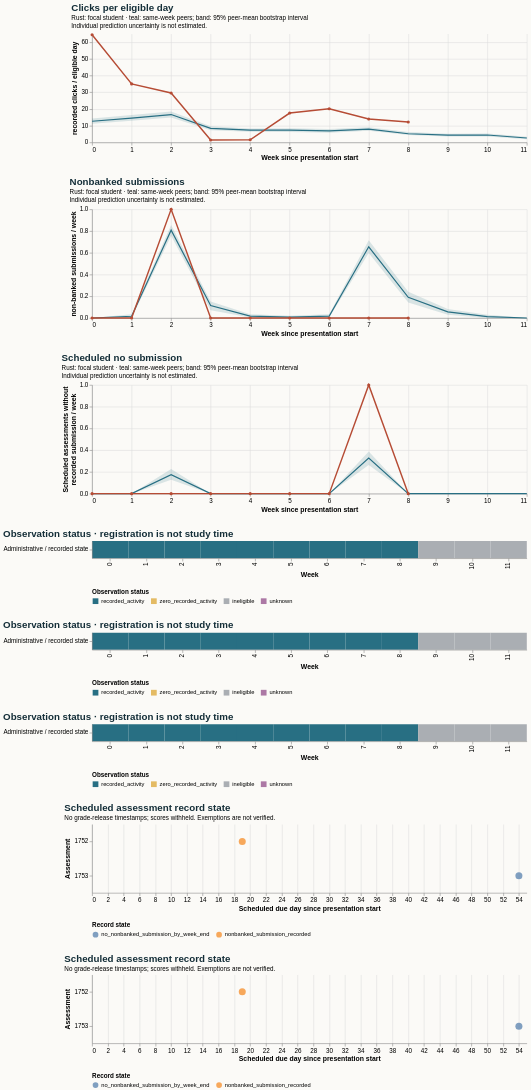

Vega-Lite specification stored for this chart:
### Vega-Lite specification from a JSON file in a GitHub repository (floating-point values rounded to 4 significant figures)
{"$schema": "https://vega.github.io/schema/vega-lite/v5.20.1.json", "config": {"axis": {"labelFontSize": 11, "titleFontSize": 12}, "background": "#fbfaf7", "font": "sans-serif", "title": {"anchor": "start", "color": "#142e38", "fontSize": 17, "subtitleFontSize": 11}, "view": {"continuousHeight": 300, "continuousWidth": 300, "stroke": null}}, "datasets": {"data-51bd829cef93009a2b695a0a21c7cf5f": [{"eligible_days": 7.0, "end_day": 6, "logging_completeness": "unknown", "observation_status": "recorded_activity", "row": "Administrative / recorded state", "score_status": "withheld_release_time_unknown", "start_day": 0, "value": 0.0, "week": 0}, {"eligible_days": 7.0, "end_day": 13, "logging_completeness": "unknown", "observation_status": "recorded_activity", "row": "Administrative / recorded state", "score_status": "withheld_release_time_unknown", "start_day": 7, "value": 0.0, "week": 1}, {"eligible_days": 7.0, "end_day": 20, "logging_completeness": "unknown", "observation_status": "recorded_activity", "row": "Administrative / recorded state", "score_status": "withheld_release_time_unknown", "start_day": 14, "value": 1.0, "week": 2}, {"eligible_days": 7.0, "end_day": 27, "logging_completeness": "unknown", "observation_status": "recorded_activity", "row": "Administrative / recorded state", "score_status": "withheld_release_time_unknown", "start_day": 21, "value": 0.0, "week": 3}, {"eligible_days": 7.0, "end_day": 34, "logging_completeness": "unknown", "observation_status": "recorded_activity", "row": "Administrative / recorded state", "score_status": "withheld_release_time_unknown", "start_day": 28, "value": 0.0, "week": 4}, {"eligible_days": 7.0, "end_day": 41, "logging_completeness": "unknown", "observation_status": "recorded_activity", "row": "Administrative / recorded state", "score_status": "withheld_release_time_unknown", "start_day": 35, "value": 0.0, "week": 5}, {"eligible_days": 7.0, "end_day": 48, "logging_completeness": "unknown", "observation_status": "recorded_activity", "row": "Administrative / recorded state", "score_status": "withheld_release_time_unknown", "start_day": 42, "value": 0.0, "week": 6}, {"eligible_days": 7.0, "end_day": 55, "logging_completeness": "unknown", "observation_status": "recorded_activity", "row": "Administrative / recorded state", "score_status": "withheld_release_time_unknown", "start_day": 49, "value": 0.0, "week": 7}, {"eligible_days": 4.0, "end_day": 62, "logging_completeness": "unknown", "observation_status": "recorded_activity", "row": "Administrative / recorded state", "score_status": "withheld_release_time_unknown", "start_day": 56, "value": 0.0, "week": 8}, {"eligible_days": 0.0, "end_day": 69, "logging_completeness": "unknown", "observation_status": "ineligible", "row": "Administrative / recorded state", "score_status": "withheld_release_time_unknown", "start_day": 63, "value": null, "week": 9}, {"eligible_days": 0.0, "end_day": 76, "logging_completeness": "unknown", "observation_status": "ineligible", "row": "Administrative / recorded state", "score_status": "withheld_release_time_unknown", "start_day": 70, "value": null, "week": 10}, {"eligible_days": 0.0, "end_day": 83, "logging_completeness": "unknown", "observation_status": "ineligible", "row": "Administrative / recorded state", "score_status": "withheld_release_time_unknown", "start_day": 77, "value": null, "week": 11}], "data-8258d96924db92cea118a1c69bf1829a": [{"as_of_day": 20, "assessment_id": 1752, "course": "AAA_2013J", "due_day": 19, "person_id": 188278, "score_status": "withheld_release_time_unknown", "state": "nonbanked_submission_recorded", "week": 2}, {"as_of_day": 55, "assessment_id": 1753, "course": "AAA_2013J", "due_day": 54, "person_id": 188278, "score_status": "withheld_release_time_unknown", "state": "no_nonbanked_submission_by_week_end", "week": 7}], "data-a1278178c6e7377f7285ae004ed5f951": [{"eligible_days": 7.0, "end_day": 6, "logging_completeness": "unknown", "observation_status": "recorded_activity", "row": "Administrative / recorded state", "score_status": "withheld_release_time_unknown", "start_day": 0, "value": 64.43, "week": 0}, {"eligible_days": 7.0, "end_day": 13, "logging_completeness": "unknown", "observation_status": "recorded_activity", "row": "Administrative / recorded state", "score_status": "withheld_release_time_unknown", "start_day": 7, "value": 35.0, "week": 1}, {"eligible_days": 7.0, "end_day": 20, "logging_completeness": "unknown", "observation_status": "recorded_activity", "row": "Administrative / recorded state", "score_status": "withheld_release_time_unknown", "start_day": 14, "value": 29.57, "week": 2}, {"eligible_days": 7.0, "end_day": 27, "logging_completeness": "unknown", "observation_status": "recorded_activity", "row": "Administrative / recorded state", "score_status": "withheld_release_time_unknown", "start_day": 21, "value": 1.429, "week": 3}, {"eligible_days": 7.0, "end_day": 34, "logging_completeness": "unknown", "observation_status": "recorded_activity", "row": "Administrative / recorded state", "score_status": "withheld_release_time_unknown", "start_day": 28, "value": 1.571, "week": 4}, {"eligible_days": 7.0, "end_day": 41, "logging_completeness": "unknown", "observation_status": "recorded_activity", "row": "Administrative / recorded state", "score_status": "withheld_release_time_unknown", "start_day": 35, "value": 17.57, "week": 5}, {"eligible_days": 7.0, "end_day": 48, "logging_completeness": "unknown", "observation_status": "recorded_activity", "row": "Administrative / recorded state", "score_status": "withheld_release_time_unknown", "start_day": 42, "value": 20.14, "week": 6}, {"eligible_days": 7.0, "end_day": 55, "logging_completeness": "unknown", "observation_status": "recorded_activity", "row": "Administrative / recorded state", "score_status": "withheld_release_time_unknown", "start_day": 49, "value": 14.0, "week": 7}, {"eligible_days": 4.0, "end_day": 62, "logging_completeness": "unknown", "observation_status": "recorded_activity", "row": "Administrative / recorded state", "score_status": "withheld_release_time_unknown", "start_day": 56, "value": 12.25, "week": 8}, {"eligible_days": 0.0, "end_day": 69, "logging_completeness": "unknown", "observation_status": "ineligible", "row": "Administrative / recorded state", "score_status": "withheld_release_time_unknown", "start_day": 63, "value": null, "week": 9}, {"eligible_days": 0.0, "end_day": 76, "logging_completeness": "unknown", "observation_status": "ineligible", "row": "Administrative / recorded state", "score_status": "withheld_release_time_unknown", "start_day": 70, "value": null, "week": 10}, {"eligible_days": 0.0, "end_day": 83, "logging_completeness": "unknown", "observation_status": "ineligible", "row": "Administrative / recorded state", "score_status": "withheld_release_time_unknown", "start_day": 77, "value": null, "week": 11}], "data-a809b4363a535887f0d9ac3fa359592e": [{"eligible_days": 7.0, "end_day": 6, "logging_completeness": "unknown", "observation_status": "recorded_activity", "row": "Administrative / recorded state", "score_status": "withheld_release_time_unknown", "start_day": 0, "value": 0.0, "week": 0}, {"eligible_days": 7.0, "end_day": 13, "logging_completeness": "unknown", "observation_status": "recorded_activity", "row": "Administrative / recorded state", "score_status": "withheld_release_time_unknown", "start_day": 7, "value": 0.0, "week": 1}, {"eligible_days": 7.0, "end_day": 20, "logging_completeness": "unknown", "observation_status": "recorded_activity", "row": "Administrative / recorded state", "score_status": "withheld_release_time_unknown", "start_day": 14, "value": 0.0, "week": 2}, {"eligible_days": 7.0, "end_day": 27, "logging_completeness": "unknown", "observation_status": "recorded_activity", "row": "Administrative / recorded state", "score_status": "withheld_release_time_unknown", "start_day": 21, "value": 0.0, "week": 3}, {"eligible_days": 7.0, "end_day": 34, "logging_completeness": "unknown", "observation_status": "recorded_activity", "row": "Administrative / recorded state", "score_status": "withheld_release_time_unknown", "start_day": 28, "value": 0.0, "week": 4}, {"eligible_days": 7.0, "end_day": 41, "logging_completeness": "unknown", "observation_status": "recorded_activity", "row": "Administrative / recorded state", "score_status": "withheld_release_time_unknown", "start_day": 35, "value": 0.0, "week": 5}, {"eligible_days": 7.0, "end_day": 48, "logging_completeness": "unknown", "observation_status": "recorded_activity", "row": "Administrative / recorded state", "score_status": "withheld_release_time_unknown", "start_day": 42, "value": 0.0, "week": 6}, {"eligible_days": 7.0, "end_day": 55, "logging_completeness": "unknown", "observation_status": "recorded_activity", "row": "Administrative / recorded state", "score_status": "withheld_release_time_unknown", "start_day": 49, "value": 1.0, "week": 7}, {"eligible_days": 4.0, "end_day": 62, "logging_completeness": "unknown", "observation_status": "recorded_activity", "row": "Administrative / recorded state", "score_status": "withheld_release_time_unknown", "start_day": 56, "value": 0.0, "week": 8}, {"eligible_days": 0.0, "end_day": 69, "logging_completeness": "unknown", "observation_status": "ineligible", "row": "Administrative / recorded state", "score_status": "withheld_release_time_unknown", "start_day": 63, "value": null, "week": 9}, {"eligible_days": 0.0, "end_day": 76, "logging_completeness": "unknown", "observation_status": "ineligible", "row": "Administrative / recorded state", "score_status": "withheld_release_time_unknown", "start_day": 70, "value": null, "week": 10}, {"eligible_days": 0.0, "end_day": 83, "logging_completeness": "unknown", "observation_status": "ineligible", "row": "Administrative / recorded state", "score_status": "withheld_release_time_unknown", "start_day": 77, "value": null, "week": 11}], "data-bd7f3f70b612560f3344f433c7152f4c": [{"end_day": 6, "focal_value": 0.0, "peer_ci_high": 0.0, "peer_ci_low": 0.0, "peer_mean": 0.0, "peer_observations": 237, "peer_people": 237, "reference": "course", "unit": "scheduled assessments without recorded submission / week", "week": 0}, {"end_day": 13, "focal_value": 0.0, "peer_ci_high": 0.0, "peer_ci_low": 0.0, "peer_mean": 0.0, "peer_observations": 237, "peer_people": 237, "reference": "course", "unit": "scheduled assessments without recorded submission / week", "week": 1}, {"end_day": 20, "focal_value": 0.0, "peer_ci_high": 0.2278, "peer_ci_low": 0.1277, "peer_mean": 0.1745, "peer_observations": 235, "peer_people": 235, "reference": "course", "unit": "scheduled assessments without recorded submission / week", "week": 2}, {"end_day": 27, "focal_value": 0.0, "peer_ci_high": 0.0, "peer_ci_low": 0.0, "peer_mean": 0.0, "peer_observations": 235, "peer_people": 235, "reference": "course", "unit": "scheduled assessments without recorded submission / week", "week": 3}, {"end_day": 34, "focal_value": 0.0, "peer_ci_high": 0.0, "peer_ci_low": 0.0, "peer_mean": 0.0, "peer_observations": 233, "peer_people": 233, "reference": "course", "unit": "scheduled assessments without recorded submission / week", "week": 4}, {"end_day": 41, "focal_value": 0.0, "peer_ci_high": 0.0, "peer_ci_low": 0.0, "peer_mean": 0.0, "peer_observations": 232, "peer_people": 232, "reference": "course", "unit": "scheduled assessments without recorded submission / week", "week": 5}, {"end_day": 48, "focal_value": 0.0, "peer_ci_high": 0.0, "peer_ci_low": 0.0, "peer_mean": 0.0, "peer_observations": 232, "peer_people": 232, "reference": "course", "unit": "scheduled assessments without recorded submission / week", "week": 6}, {"end_day": 55, "focal_value": 1.0, "peer_ci_high": 0.3879, "peer_ci_low": 0.2629, "peer_mean": 0.3276, "peer_observations": 232, "peer_people": 232, "reference": "course", "unit": "scheduled assessments without recorded submission / week", "week": 7}, {"end_day": 62, "focal_value": 0.0, "peer_ci_high": 0.0, "peer_ci_low": 0.0, "peer_mean": 0.0, "peer_observations": 231, "peer_people": 231, "reference": "course", "unit": "scheduled assessments without recorded submission / week", "week": 8}, {"end_day": 69, "focal_value": null, "peer_ci_high": 0.0, "peer_ci_low": 0.0, "peer_mean": 0.0, "peer_observations": 230, "peer_people": 230, "reference": "course", "unit": "scheduled assessments without recorded submission / week", "week": 9}, {"end_day": 76, "focal_value": null, "peer_ci_high": 0.0, "peer_ci_low": 0.0, "peer_mean": 0.0, "peer_observations": 229, "peer_people": 229, "reference": "course", "unit": "scheduled assessments without recorded submission / week", "week": 10}, {"end_day": 83, "focal_value": null, "peer_ci_high": 0.0, "peer_ci_low": 0.0, "peer_mean": 0.0, "peer_observations": 227, "peer_people": 227, "reference": "course", "unit": "scheduled assessments without recorded submission / week", "week": 11}], "data-d15f670047dfd44edb9b0b522d6286df": [{"end_day": 6, "focal_value": 64.43, "peer_ci_high": 14.28, "peer_ci_low": 11.17, "peer_mean": 12.69, "peer_observations": 237, "peer_people": 237, "reference": "course", "unit": "recorded clicks / eligible day", "week": 0}, {"end_day": 13, "focal_value": 35.0, "peer_ci_high": 16.44, "peer_ci_low": 12.91, "peer_mean": 14.52, "peer_observations": 237, "peer_people": 237, "reference": "course", "unit": "recorded clicks / eligible day", "week": 1}, {"end_day": 20, "focal_value": 29.57, "peer_ci_high": 18.5, "peer_ci_low": 14.94, "peer_mean": 16.66, "peer_observations": 235, "peer_people": 235, "reference": "course", "unit": "recorded clicks / eligible day", "week": 2}, {"end_day": 27, "focal_value": 1.429, "peer_ci_high": 9.631, "peer_ci_low": 7.318, "peer_mean": 8.392, "peer_observations": 235, "peer_people": 235, "reference": "course", "unit": "recorded clicks / eligible day", "week": 3}, {"end_day": 34, "focal_value": 1.571, "peer_ci_high": 8.384, "peer_ci_low": 6.344, "peer_mean": 7.32, "peer_observations": 233, "peer_people": 233, "reference": "course", "unit": "recorded clicks / eligible day", "week": 4}, {"end_day": 41, "focal_value": 17.57, "peer_ci_high": 8.472, "peer_ci_low": 6.17, "peer_mean": 7.327, "peer_observations": 232, "peer_people": 232, "reference": "course", "unit": "recorded clicks / eligible day", "week": 5}, {"end_day": 48, "focal_value": 20.14, "peer_ci_high": 7.961, "peer_ci_low": 5.863, "peer_mean": 6.876, "peer_observations": 232, "peer_people": 232, "reference": "course", "unit": "recorded clicks / eligible day", "week": 6}, {"end_day": 55, "focal_value": 14.0, "peer_ci_high": 9.078, "peer_ci_low": 7.01, "peer_mean": 7.954, "peer_observations": 232, "peer_people": 232, "reference": "course", "unit": "recorded clicks / eligible day", "week": 7}, {"end_day": 62, "focal_value": 12.25, "peer_ci_high": 6.2, "peer_ci_low": 4.421, "peer_mean": 5.221, "peer_observations": 231, "peer_people": 231, "reference": "course", "unit": "recorded clicks / eligible day", "week": 8}, {"end_day": 69, "focal_value": null, "peer_ci_high": 5.25, "peer_ci_low": 3.596, "peer_mean": 4.344, "peer_observations": 230, "peer_people": 230, "reference": "course", "unit": "recorded clicks / eligible day", "week": 9}, {"end_day": 76, "focal_value": null, "peer_ci_high": 5.411, "peer_ci_low": 3.496, "peer_mean": 4.438, "peer_observations": 229, "peer_people": 229, "reference": "course", "unit": "recorded clicks / eligible day", "week": 10}, {"end_day": 83, "focal_value": null, "peer_ci_high": 3.325, "peer_ci_low": 1.968, "peer_mean": 2.636, "peer_observations": 227, "peer_people": 227, "reference": "course", "unit": "recorded clicks / eligible day", "week": 11}], "data-e2f0eb28c5cb725ec03a5f7950dc50bb": [{"end_day": 6, "focal_value": 0.0, "peer_ci_high": 0.0, "peer_ci_low": 0.0, "peer_mean": 0.0, "peer_observations": 237, "peer_people": 237, "reference": "course", "unit": "non-banked submissions / week", "week": 0}, {"end_day": 13, "focal_value": 0.0, "peer_ci_high": 0.03376, "peer_ci_low": 0.0, "peer_mean": 0.01688, "peer_observations": 237, "peer_people": 237, "reference": "course", "unit": "non-banked submissions / week", "week": 1}, {"end_day": 20, "focal_value": 1.0, "peer_ci_high": 0.8553, "peer_ci_low": 0.7574, "peer_mean": 0.8085, "peer_observations": 235, "peer_people": 235, "reference": "course", "unit": "non-banked submissions / week", "week": 2}, {"end_day": 27, "focal_value": 0.0, "peer_ci_high": 0.1532, "peer_ci_low": 0.07234, "peer_mean": 0.1149, "peer_observations": 235, "peer_people": 235, "reference": "course", "unit": "non-banked submissions / week", "week": 3}, {"end_day": 34, "focal_value": 0.0, "peer_ci_high": 0.03433, "peer_ci_low": 0.004292, "peer_mean": 0.01717, "peer_observations": 233, "peer_people": 233, "reference": "course", "unit": "non-banked submissions / week", "week": 4}, {"end_day": 41, "focal_value": 0.0, "peer_ci_high": 0.02155, "peer_ci_low": 0.0, "peer_mean": 0.008621, "peer_observations": 232, "peer_people": 232, "reference": "course", "unit": "non-banked submissions / week", "week": 5}, {"end_day": 48, "focal_value": 0.0, "peer_ci_high": 0.03448, "peer_ci_low": 0.00431, "peer_mean": 0.01724, "peer_observations": 232, "peer_people": 232, "reference": "course", "unit": "non-banked submissions / week", "week": 6}, {"end_day": 55, "focal_value": 0.0, "peer_ci_high": 0.7155, "peer_ci_low": 0.5991, "peer_mean": 0.6552, "peer_observations": 232, "peer_people": 232, "reference": "course", "unit": "non-banked submissions / week", "week": 7}, {"end_day": 62, "focal_value": 0.0, "peer_ci_high": 0.2424, "peer_ci_low": 0.1429, "peer_mean": 0.1905, "peer_observations": 231, "peer_people": 231, "reference": "course", "unit": "non-banked submissions / week", "week": 8}, {"end_day": 69, "focal_value": null, "peer_ci_high": 0.08261, "peer_ci_low": 0.03043, "peer_mean": 0.05652, "peer_observations": 230, "peer_people": 230, "reference": "course", "unit": "non-banked submissions / week", "week": 9}, {"end_day": 76, "focal_value": null, "peer_ci_high": 0.03057, "peer_ci_low": 0.0, "peer_mean": 0.0131, "peer_observations": 229, "peer_people": 229, "reference": "course", "unit": "non-banked submissions / week", "week": 10}, {"end_day": 83, "focal_value": null, "peer_ci_high": 0.0, "peer_ci_low": 0.0, "peer_mean": 0.0, "peer_observations": 227, "peer_people": 227, "reference": "course", "unit": "non-banked submissions / week", "week": 11}]}, "resolve": {"scale": {"color": "independent"}}, "spacing": 28, "vconcat": [{"data": {"name": "data-d15f670047dfd44edb9b0b522d6286df"}, "height": 190, "layer": [{"encoding": {"x": {"axis": {"tickMinStep": 1}, "field": "week", "title": "Week since presentation start", "type": "quantitative"}, "y": {"field": "peer_ci_low", "scale": {"zero": true}, "title": "recorded clicks / eligible day", "type": "quantitative"}, "y2": {"field": "peer_ci_high"}}, "mark": {"color": "#286f83", "opacity": 0.16, "type": "area"}}, {"encoding": {"tooltip": [{"field": "week", "type": "quantitative"}, {"field": "peer_mean", "type": "quantitative"}, {"field": "peer_people", "type": "quantitative"}, {"field": "peer_observations", "type": "quantitative"}], "x": {"field": "week", "type": "quantitative"}, "y": {"field": "peer_mean", "type": "quantitative"}}, "mark": {"color": "#286f83", "strokeWidth": 2, "type": "line"}}, {"encoding": {"tooltip": [{"field": "week", "type": "quantitative"}, {"field": "focal_value", "type": "quantitative"}], "x": {"field": "week", "type": "quantitative"}, "y": {"field": "focal_value", "type": "quantitative"}}, "mark": {"color": "#b64c35", "point": {"color": "#b64c35"}, "strokeWidth": 2.5, "type": "line"}}], "title": {"subtitle": ["Rust: focal student · teal: same-week peers; band: 95% peer-mean bootstrap interval", "Individual prediction uncertainty is not estimated."], "text": "Clicks per eligible day"}, "width": 760}, {"data": {"name": "data-e2f0eb28c5cb725ec03a5f7950dc50bb"}, "height": 190, "layer": [{"encoding": {"x": {"axis": {"tickMinStep": 1}, "field": "week", "title": "Week since presentation start", "type": "quantitative"}, "y": {"field": "peer_ci_low", "scale": {"zero": true}, "title": "non-banked submissions / week", "type": "quantitative"}, "y2": {"field": "peer_ci_high"}}, "mark": {"color": "#286f83", "opacity": 0.16, "type": "area"}}, {"encoding": {"tooltip": [{"field": "week", "type": "quantitative"}, {"field": "peer_mean", "type": "quantitative"}, {"field": "peer_people", "type": "quantitative"}, {"field": "peer_observations", "type": "quantitative"}], "x": {"field": "week", "type": "quantitative"}, "y": {"field": "peer_mean", "type": "quantitative"}}, "mark": {"color": "#286f83", "strokeWidth": 2, "type": "line"}}, {"encoding": {"tooltip": [{"field": "week", "type": "quantitative"}, {"field": "focal_value", "type": "quantitative"}], "x": {"field": "week", "type": "quantitative"}, "y": {"field": "focal_value", "type": "quantitative"}}, "mark": {"color": "#b64c35", "point": {"color": "#b64c35"}, "strokeWidth": 2.5, "type": "line"}}], "title": {"subtitle": ["Rust: focal student · teal: same-week peers; band: 95% peer-mean bootstrap interval", "Individual prediction uncertainty is not estimated."], "text": "Nonbanked submissions"}, "width": 760}, {"data": {"name": "data-bd7f3f70b612560f3344f433c7152f4c"}, "height": 190, "layer": [{"encoding": {"x": {"axis": {"tickMinStep": 1}, "field": "week", "title": "Week since presentation start", "type": "quantitative"}, "y": {"field": "peer_ci_low", "scale": {"zero": true}, "title": ["Scheduled assessments without", "recorded submission / week"], "type": "quantitative"}, "y2": {"field": "peer_ci_high"}}, "mark": {"color": "#286f83", "opacity": 0.16, "type": "area"}}, {"encoding": {"tooltip": [{"field": "week", "type": "quantitative"}, {"field": "peer_mean", "type": "quantitative"}, {"field": "peer_people", "type": "quantitative"}, {"field": "peer_observations", "type": "quantitative"}], "x": {"field": "week", "type": "quantitative"}, "y": {"field": "peer_mean", "type": "quantitative"}}, "mark": {"color": "#286f83", "strokeWidth": 2, "type": "line"}}, {"encoding": {"tooltip": [{"field": "week", "type": "quantitative"}, {"field": "focal_value", "type": "quantitative"}], "x": {"field": "week", "type": "quantitative"}, "y": {"field": "focal_value", "type": "quantitative"}}, "mark": {"color": "#b64c35", "point": {"color": "#b64c35"}, "strokeWidth": 2.5, "type": "line"}}], "title": {"subtitle": ["Rust: focal student · teal: same-week peers; band: 95% peer-mean bootstrap interval", "Individual prediction uncertainty is not estimated."], "text": "Scheduled no submission"}, "width": 760}, {"data": {"name": "data-a1278178c6e7377f7285ae004ed5f951"}, "encoding": {"color": {"field": "observation_status", "legend": {"labelLimit": 260, "orient": "bottom"}, "scale": {"domain": ["recorded_activity", "zero_recorded_activity", "ineligible", "unknown"], "range": ["#286f83", "#e4bb64", "#aaaeb3", "#ac78a5"]}, "title": "Observation status", "type": "nominal"}, "tooltip": [{"field": "week", "type": "quantitative"}, {"field": "eligible_days", "type": "quantitative"}, {"field": "observation_status", "type": "nominal"}, {"field": "logging_completeness", "type": "nominal"}], "x": {"field": "week", "title": "Week", "type": "ordinal"}, "y": {"field": "row", "title": null, "type": "nominal"}}, "height": 30, "mark": {"type": "rect"}, "title": "Observation status · registration is not study time", "width": 760}, {"data": {"name": "data-51bd829cef93009a2b695a0a21c7cf5f"}, "encoding": {"color": {"field": "observation_status", "legend": {"labelLimit": 260, "orient": "bottom"}, "scale": {"domain": ["recorded_activity", "zero_recorded_activity", "ineligible", "unknown"], "range": ["#286f83", "#e4bb64", "#aaaeb3", "#ac78a5"]}, "title": "Observation status", "type": "nominal"}, "tooltip": [{"field": "week", "type": "quantitative"}, {"field": "eligible_days", "type": "quantitative"}, {"field": "observation_status", "type": "nominal"}, {"field": "logging_completeness", "type": "nominal"}], "x": {"field": "week", "title": "Week", "type": "ordinal"}, "y": {"field": "row", "title": null, "type": "nominal"}}, "height": 30, "mark": {"type": "rect"}, "title": "Observation status · registration is not study time", "width": 760}, {"data": {"name": "data-a809b4363a535887f0d9ac3fa359592e"}, "encoding": {"color": {"field": "observation_status", "legend": {"labelLimit": 260, "orient": "bottom"}, "scale": {"domain": ["recorded_activity", "zero_recorded_activity", "ineligible", "unknown"], "range": ["#286f83", "#e4bb64", "#aaaeb3", "#ac78a5"]}, "title": "Observation status", "type": "nominal"}, "tooltip": [{"field": "week", "type": "quantitative"}, {"field": "eligible_days", "type": "quantitative"}, {"field": "observation_status", "type": "nominal"}, {"field": "logging_completeness", "type": "nominal"}], "x": {"field": "week", "title": "Week", "type": "ordinal"}, "y": {"field": "row", "title": null, "type": "nominal"}}, "height": 30, "mark": {"type": "rect"}, "title": "Observation status · registration is not study time", "width": 760}, {"data": {"name": "data-8258d96924db92cea118a1c69bf1829a"}, "encoding": {"color": {"field": "state", "legend": {"labelLimit": 400, "orient": "bottom"}, "title": "Record state", "type": "nominal"}, "tooltip": [{"field": "assessment_id", "type": "quantitative"}, {"field": "due_day", "type": "quantitative"}, {"field": "as_of_day", "type": "quantitative"}, {"field": "state", "type": "nominal"}, {"field": "score_status", "type": "nominal"}], "x": {"field": "due_day", "title": "Scheduled due day since presentation start", "type": "quantitative"}, "y": {"field": "assessment_id", "title": "Assessment", "type": "nominal"}}, "height": 120, "mark": {"filled": true, "size": 150, "type": "point"}, "title": {"subtitle": "No grade-release timestamps; scores withheld. Exemptions are not verified.", "text": "Scheduled assessment record state"}, "width": 760}, {"data": {"name": "data-8258d96924db92cea118a1c69bf1829a"}, "encoding": {"color": {"field": "state", "legend": {"labelLimit": 400, "orient": "bottom"}, "title": "Record state", "type": "nominal"}, "tooltip": [{"field": "assessment_id", "type": "quantitative"}, {"field": "due_day", "type": "quantitative"}, {"field": "as_of_day", "type": "quantitative"}, {"field": "state", "type": "nominal"}, {"field": "score_status", "type": "nominal"}], "x": {"field": "due_day", "title": "Scheduled due day since presentation start", "type": "quantitative"}, "y": {"field": "assessment_id", "title": "Assessment", "type": "nominal"}}, "height": 120, "mark": {"filled": true, "size": 150, "type": "point"}, "title": {"subtitle": "No grade-release timestamps; scores withheld. Exemptions are not verified.", "text": "Scheduled assessment record state"}, "width": 760}]}
